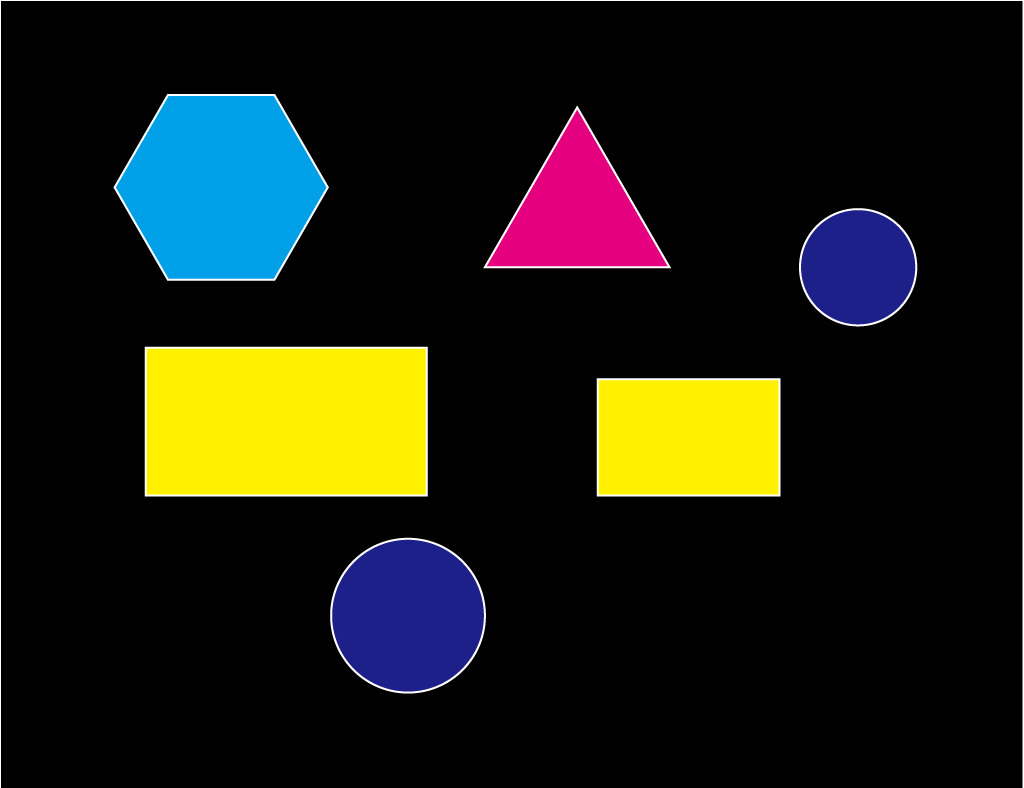
#> input picture inputimage.jpg, 1024 x 788 px
$ jupyter execute 0_detection.ipynb   (older library calls are emulated)
#> lines starting #> are read from the running program, lines starting #| are printed output that depends on the picture; after the words box and inside, x2 and y2 are one past the last pixel; in counts of white or black regions, pixels touching at a corner belong together
# 画像中の図形検出

[cell 1]
import struct
import cv2
import numpy as np
import matplotlib.pyplot as plt
from IPython.display import Image, display

def imshow(img):
    '''画像を Notebook 上にインラインで表示する。
    '''
    img = cv2.imencode('.png', img)[1]
    display(Image(img))

image = cv2.imread("inputimage.jpg")
#> image is the input picture: shape (788, 1024, 3); mean B, G, R 18.6, 28.3, 27.6
# 画像をグレースケールにする
gray = cv2.cvtColor(image, cv2.COLOR_BGR2GRAY)
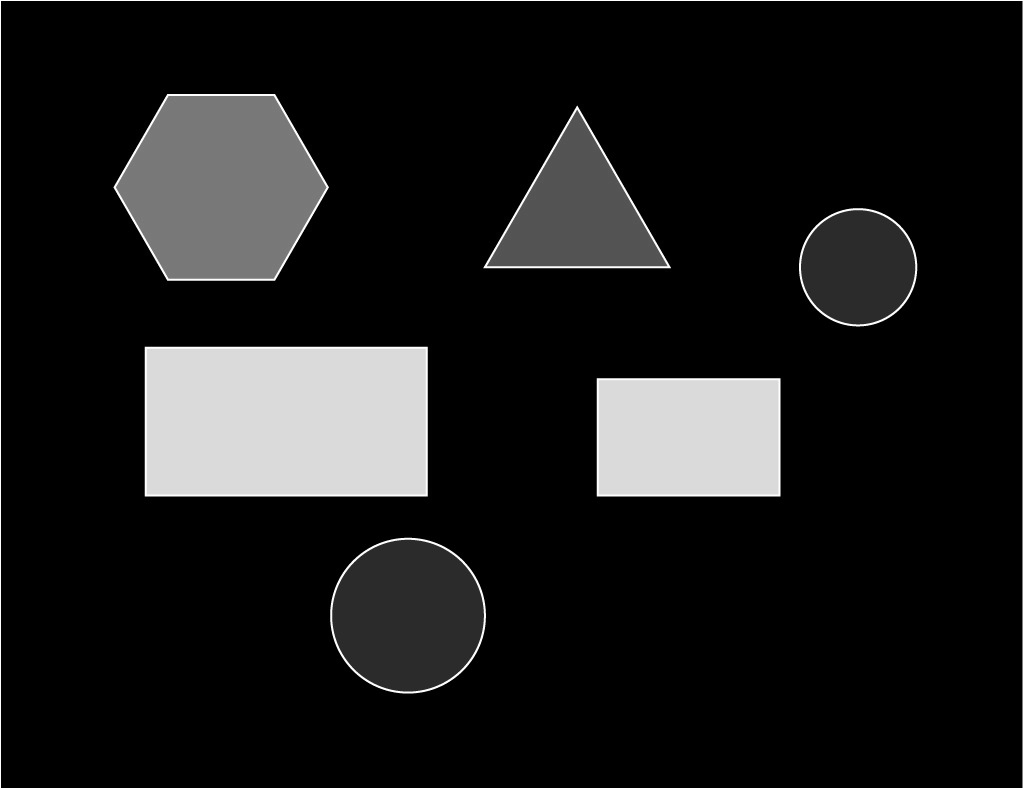
#> gray: shape (788, 1024); min 0, max 255, mean 27

# Sobelフィルタ
dx = cv2.Sobel(gray, cv2.CV_8U, 1, 0)
dy = cv2.Sobel(gray, cv2.CV_8U, 0, 1)
sobel = np.sqrt(dx * dx + dy * dy)
sobel = (sobel * 128.0).astype('uint8')
_, sobel = cv2.threshold(sobel, 0, 255, cv2.THRESH_BINARY + cv2.THRESH_OTSU)
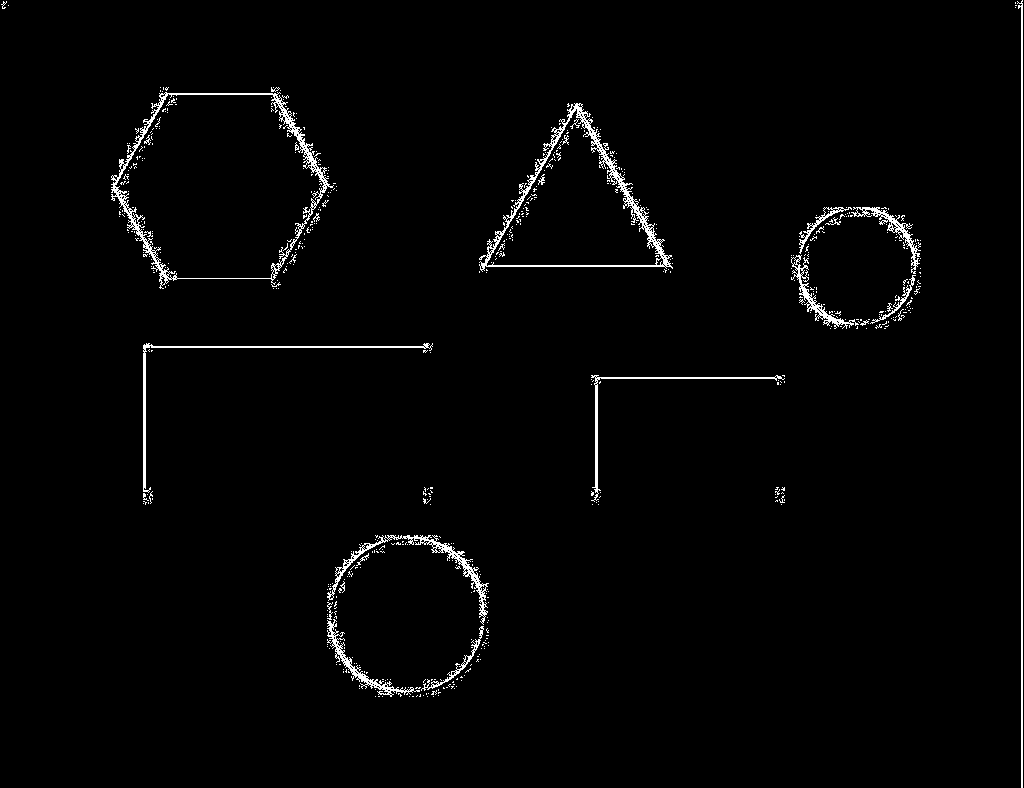
#> sobel: shape (788, 1024); 1.9% white in thin lines or dots
# Canny法
canny = cv2.Canny(gray, 100, 200)
#> canny: shape (788, 1024); 1% white in thin lines or dots
#２値化
ret,binary = cv2.threshold(gray,230,255,cv2.THRESH_BINARY)
#> binary: shape (788, 1024); 0.98% white in thin lines or dots

res_dilate = cv2.dilate(binary, np.ones((5, 5), dtype=binary.dtype))
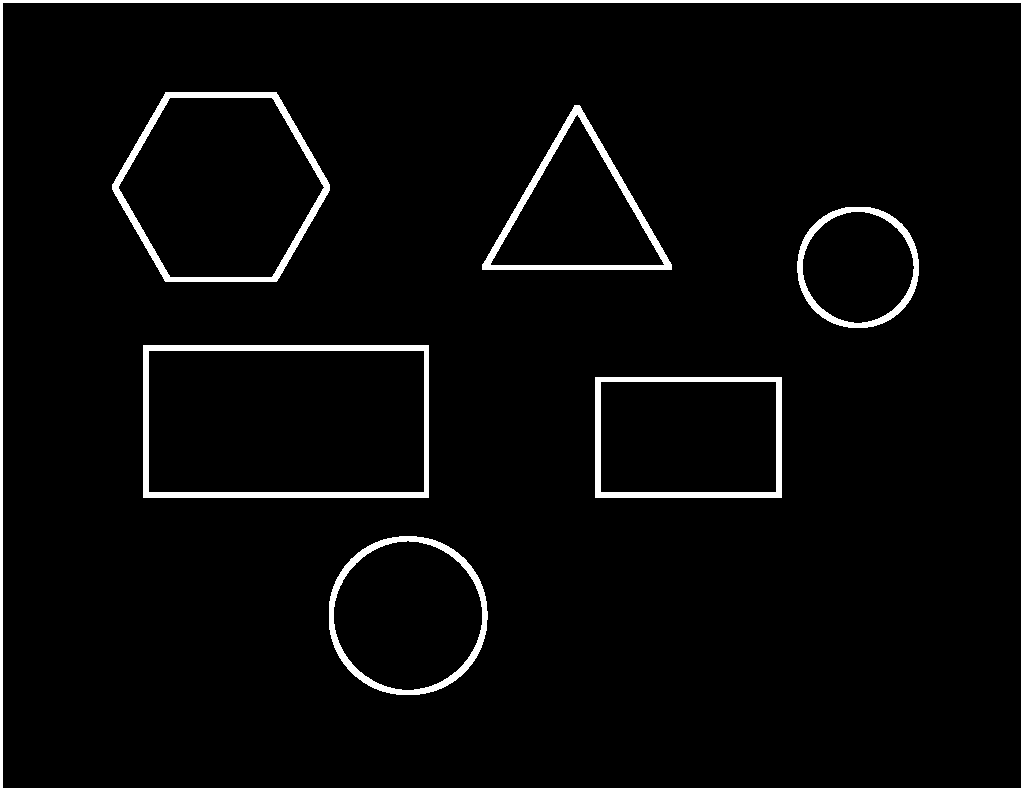
#> res_dilate: shape (788, 1024); 3.6% white; 7 white regions, largest, box (x1, y1, x2, y2) and area: (0, 0, 1024, 788) 7782, (143, 345, 429, 498) 4983, (112, 92, 330, 282) 4098
res_erode = cv2.erode(res_dilate, np.ones((5, 5), dtype=res_dilate.dtype))
#> res_erode: shape (788, 1024); 0.98% white in thin lines or dots
#res_close = cv2.morphologyEx(binary, cv2.MORPH_CLOSE, np.ones((5, 5), dtype=binary.dtype))

_, contours, _ = cv2.findContours(res_erode, cv2.RETR_EXTERNAL, cv2.CHAIN_APPROX_SIMPLE)
#> contours = 7 contours, 1 with area under 20; largest, box (x1, y1, x2, y2) and area: (145, 347, 427, 496) 41588, (114, 94, 328, 280) 29644, (597, 379, 780, 496) 21112, (331, 538, 486, 693) 18672, (484, 107, 670, 268) 14873, (799, 209, 917, 326) 10686
cv2.drawContours(image, contours, -1, (255, 0, 0), 3, cv2.LINE_AA)
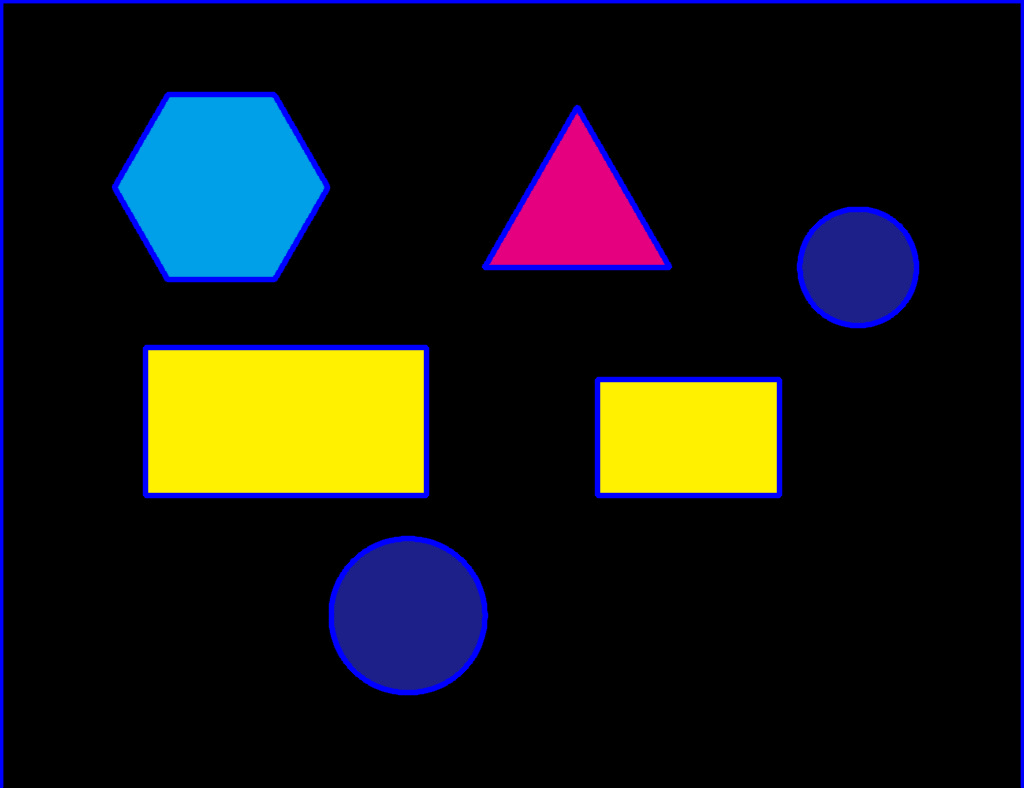
#> image: shape (788, 1024, 3); 4.41% of pixels changed, all inside (x1, y1, x2, y2) = (0, 0, 1024, 788)

for cnt in contours:
    # 輪郭線の長さを計算
    arclen = cv2.arcLength(cnt, True)
    # 輪郭線の近似
    approx = cv2.approxPolyDP(cnt, 0.01 * arclen, True)
    # 何角形かを見てみる
    print(len(approx))
    # 輪郭線の描画
    cv2.drawContours(image, [approx], -1, (255, 0, 0), 3, cv2.LINE_AA)

    n_gon = len(approx)
    text = 'unknown'
    if n_gon > 10:
        text = 'circle'
    elif n_gon == 6:
        text = 'hexagon'
    elif n_gon == 5:
        text = 'pentagon'
    elif n_gon == 4:
        text = 'rectangle'
    elif n_gon == 3:
        text = 'triangle'

    font = cv2.FONT_HERSHEY_SIMPLEX
    position = np.asarray(approx).reshape((-1, 2)).max(axis=0).astype('int32')
    px, py = position
    cv2.putText(image, text, (px + 10, py + 10), font, 1.0, (255, 255, 255), 2, cv2.LINE_AA)
#> this loop made 7 passes
#> (arclen, approx, n_gon, text, px, py) on passes 2, 3, 5: (596, [[597, 379], [597, 495], [779, 495], [779, 379]], 4, 'rectangle', 779, 495), (858, [[145, 347], [145, 495], [426, 495], [426, 347]], 4, 'rectangle', 426, 495), (582.2, [[576, 107], [484, 267], [669, 267]], 3, 'triangle', 669, 267)
#> (arclen, n_gon, text, px, py) on passes 1, 4, 6, 7: (511.7, 15, 'circle', 484, 692), (386.9, 15, 'circle', 915, 325), (671.8, 6, 'hexagon', 327, 279), (5192.8, 6, 'hexagon', 1023, 787)
#| 15
#| 4
#| 4
#| 15
#| 3
#| 6
#| 6
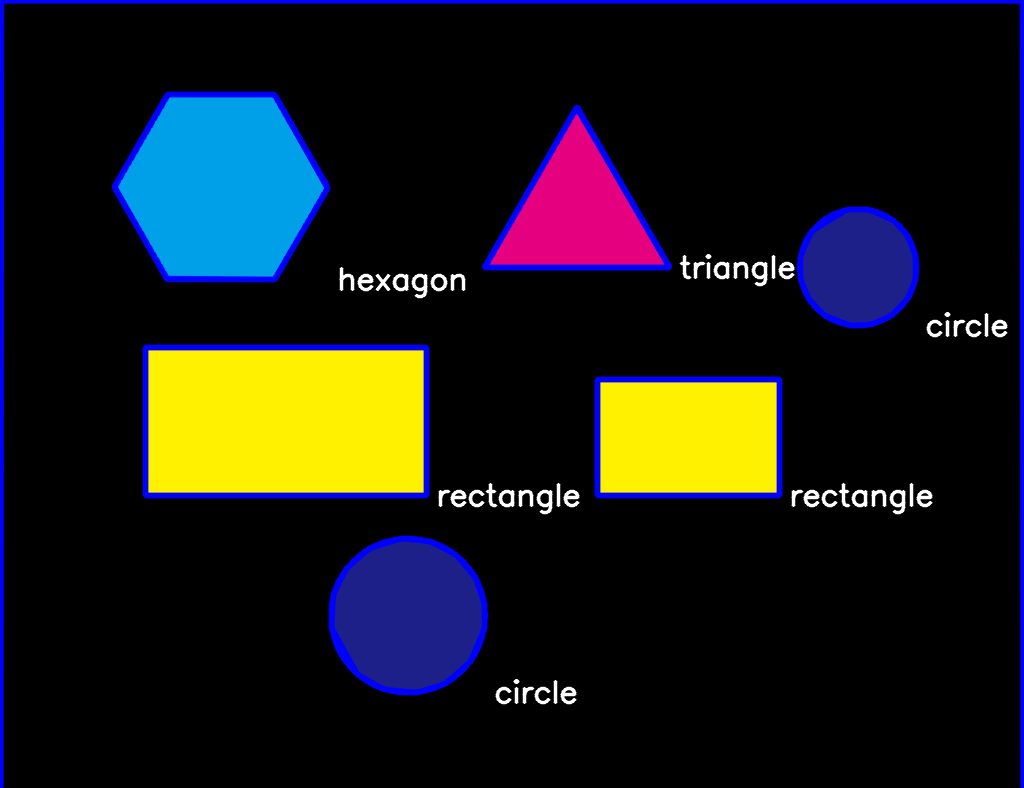
#> image: shape (788, 1024, 3); 2.4% of pixels changed, all inside (x1, y1, x2, y2) = (3, 3, 1021, 788)


imshow(image)
# [5 lines of commented-out code are left out]
imshow(res_erode)
